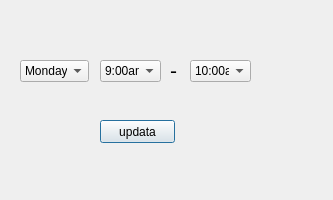
<?xml version="1.0" encoding="UTF-8"?>
<ui version="4.0">
 <class>addsechedule</class>
 <widget class="QDialog" name="addsechedule">
  <property name="geometry">
   <rect>
    <x>0</x>
    <y>0</y>
    <width>333</width>
    <height>200</height>
   </rect>
  </property>
  <property name="windowTitle">
   <string>Dialog</string>
  </property>
  <widget class="QComboBox" name="comboBox_weekday">
   <property name="geometry">
    <rect>
     <x>20</x>
     <y>60</y>
     <width>69</width>
     <height>22</height>
    </rect>
   </property>
   <item>
    <property name="text">
     <string>Monday</string>
    </property>
   </item>
   <item>
    <property name="text">
     <string>Tuesday</string>
    </property>
   </item>
   <item>
    <property name="text">
     <string>Wednesday</string>
    </property>
   </item>
   <item>
    <property name="text">
     <string>Thursday</string>
    </property>
   </item>
   <item>
    <property name="text">
     <string>Friday</string>
    </property>
   </item>
   <item>
    <property name="text">
     <string>Saturday</string>
    </property>
   </item>
   <item>
    <property name="text">
     <string>Sunday</string>
    </property>
   </item>
  </widget>
  <widget class="QComboBox" name="comboBox_TimeBegin">
   <property name="geometry">
    <rect>
     <x>100</x>
     <y>60</y>
     <width>61</width>
     <height>22</height>
    </rect>
   </property>
   <item>
    <property name="text">
     <string>9:00am</string>
    </property>
   </item>
   <item>
    <property name="text">
     <string>10:00am</string>
    </property>
   </item>
   <item>
    <property name="text">
     <string>11:00am</string>
    </property>
   </item>
   <item>
    <property name="text">
     <string>12:00am</string>
    </property>
   </item>
   <item>
    <property name="text">
     <string>13:00pm</string>
    </property>
   </item>
   <item>
    <property name="text">
     <string>14:00pm</string>
    </property>
   </item>
   <item>
    <property name="text">
     <string>15:00pm</string>
    </property>
   </item>
   <item>
    <property name="text">
     <string>16:00pm</string>
    </property>
   </item>
   <item>
    <property name="text">
     <string>17:00pm</string>
    </property>
   </item>
  </widget>
  <widget class="QLabel" name="label">
   <property name="geometry">
    <rect>
     <x>170</x>
     <y>60</y>
     <width>51</width>
     <height>21</height>
    </rect>
   </property>
   <property name="font">
    <font>
     <pointsize>16</pointsize>
    </font>
   </property>
   <property name="text">
    <string>-</string>
   </property>
  </widget>
  <widget class="QComboBox" name="comboBox_TimeEnd">
   <property name="geometry">
    <rect>
     <x>190</x>
     <y>60</y>
     <width>61</width>
     <height>22</height>
    </rect>
   </property>
   <item>
    <property name="text">
     <string>10:00am</string>
    </property>
   </item>
   <item>
    <property name="text">
     <string>11:00am</string>
    </property>
   </item>
   <item>
    <property name="text">
     <string>12:00pm</string>
    </property>
   </item>
   <item>
    <property name="text">
     <string>13:00pm</string>
    </property>
   </item>
   <item>
    <property name="text">
     <string>14:00pm</string>
    </property>
   </item>
   <item>
    <property name="text">
     <string>15:00pm</string>
    </property>
   </item>
   <item>
    <property name="text">
     <string>16:00pm</string>
    </property>
   </item>
   <item>
    <property name="text">
     <string>17:00pm</string>
    </property>
   </item>
   <item>
    <property name="text">
     <string>18:00pm</string>
    </property>
   </item>
  </widget>
  <widget class="QPushButton" name="pushButton">
   <property name="geometry">
    <rect>
     <x>100</x>
     <y>120</y>
     <width>75</width>
     <height>23</height>
    </rect>
   </property>
   <property name="text">
    <string>updata</string>
   </property>
  </widget>
 </widget>
 <resources/>
 <connections/>
</ui>
